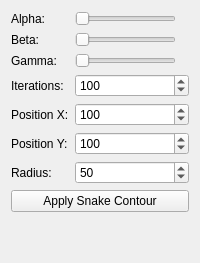
       <widget class="QWidget" name="tabSnakeContour">
        <attribute name="title">
         <string>Snake Contour</string>
        </attribute>
        <layout class="QVBoxLayout" name="verticalLayout_2">
         <item>
          <layout class="QFormLayout" name="formLayout">
           <item row="0" column="0">
            <widget class="QLabel" name="label">
             <property name="text">
              <string>Alpha:</string>
             </property>
            </widget>
           </item>
           <item row="1" column="0">
            <widget class="QLabel" name="label_2">
             <property name="text">
              <string>Beta:</string>
             </property>
            </widget>
           </item>
           <item row="2" column="0">
            <widget class="QLabel" name="label_3">
             <property name="text">
              <string>Gamma:</string>
             </property>
            </widget>
           </item>
           <item row="3" column="0">
            <widget class="QLabel" name="labelIterations">
             <property name="text">
              <string>Iterations:</string>
             </property>
            </widget>
           </item>
           <item row="3" column="1">
            <widget class="QSpinBox" name="spinBoxIterations">
             <property name="minimum">
              <number>1</number>
             </property>
             <property name="maximum">
              <number>1000</number>
             </property>
             <property name="value">
              <number>100</number>
             </property>
            </widget>
           </item>
           <item row="4" column="0">
            <widget class="QLabel" name="labelPosX">
             <property name="text">
              <string>Position X:</string>
             </property>
            </widget>
           </item>
           <item row="4" column="1">
            <widget class="QSpinBox" name="spinBoxPosX">
             <property name="maximum">
              <number>10000</number>
             </property>
             <property name="value">
              <number>100</number>
             </property>
            </widget>
           </item>
           <item row="5" column="0">
            <widget class="QLabel" name="labelPosY">
             <property name="text">
              <string>Position Y:</string>
             </property>
            </widget>
           </item>
           <item row="5" column="1">
            <widget class="QSpinBox" name="spinBoxPosY">
             <property name="maximum">
              <number>10000</number>
             </property>
             <property name="value">
              <number>100</number>
             </property>
            </widget>
           </item>
           <item row="6" column="0">
            <widget class="QLabel" name="labelRadius">
             <property name="text">
              <string>Radius:</string>
             </property>
            </widget>
           </item>
           <item row="6" column="1">
            <widget class="QSpinBox" name="spinBoxRadius">
             <property name="minimum">
              <number>1</number>
             </property>
             <property name="maximum">
              <number>1000</number>
             </property>
             <property name="value">
              <number>50</number>
             </property>
            </widget>
           </item>
           <item row="0" column="1">
            <layout class="QHBoxLayout" name="horizontalLayout">
             <item>
              <widget class="QSlider" name="sliderAlpha">
               <property name="maximum">
                <number>100</number>
               </property>
               <property name="orientation">
                <enum>Qt::Horizontal</enum>
               </property>
              </widget>
             </item>
             <item>
              <widget class="QLabel" name="label_9">
               <property name="text">
                <string/>
               </property>
              </widget>
             </item>
            </layout>
           </item>
           <item row="1" column="1">
            <layout class="QHBoxLayout" name="horizontalLayout_2">
             <item>
              <widget class="QSlider" name="sliderBeta">
               <property name="maximum">
                <number>100</number>
               </property>
               <property name="orientation">
                <enum>Qt::Horizontal</enum>
               </property>
              </widget>
             </item>
             <item>
              <widget class="QLabel" name="label_10">
               <property name="text">
                <string/>
               </property>
              </widget>
             </item>
            </layout>
           </item>
           <item row="2" column="1">
            <layout class="QHBoxLayout" name="horizontalLayout_3">
             <item>
              <widget class="QSlider" name="sliderGamma">
               <property name="maximum">
                <number>100</number>
               </property>
               <property name="orientation">
                <enum>Qt::Horizontal</enum>
               </property>
              </widget>
             </item>
             <item>
              <widget class="QLabel" name="label_11">
               <property name="text">
                <string/>
               </property>
              </widget>
             </item>
            </layout>
           </item>
          </layout>
         </item>
         <item>
          <widget class="QPushButton" name="btnApplySnake">
           <property name="text">
            <string>Apply Snake Contour</string>
           </property>
          </widget>
         </item>
         <item>
          <spacer name="verticalSpacer_2">
           <property name="orientation">
            <enum>Qt::Vertical</enum>
           </property>
           <property name="sizeHint" stdset="0">
            <size>
             <width>20</width>
             <height>40</height>
            </size>
           </property>
          </spacer>
         </item>
        </layout>
       </widget>
